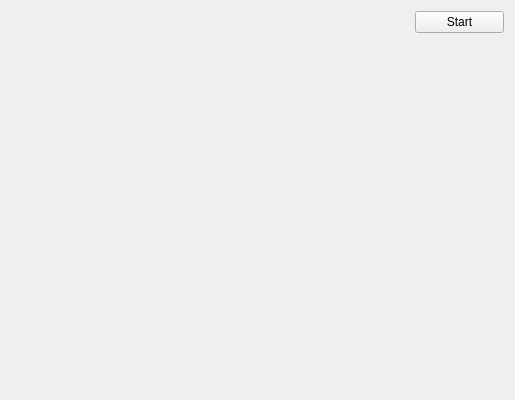
<?xml version="1.0" encoding="UTF-8"?>
<ui version="4.0">
 <class>View</class>
 <widget class="QMainWindow" name="View">
  <property name="geometry">
   <rect>
    <x>0</x>
    <y>0</y>
    <width>515</width>
    <height>400</height>
   </rect>
  </property>
  <property name="minimumSize">
   <size>
    <width>515</width>
    <height>400</height>
   </size>
  </property>
  <property name="maximumSize">
   <size>
    <width>515</width>
    <height>400</height>
   </size>
  </property>
  <property name="baseSize">
   <size>
    <width>500</width>
    <height>400</height>
   </size>
  </property>
  <property name="windowTitle">
   <string>View</string>
  </property>
  <widget class="QWidget" name="centralWidget">
   <layout class="QHBoxLayout" name="horizontalLayout">
    <item>
     <spacer name="horizontalSpacer">
      <property name="orientation">
       <enum>Qt::Horizontal</enum>
      </property>
      <property name="sizeHint" stdset="0">
       <size>
        <width>40</width>
        <height>20</height>
       </size>
      </property>
     </spacer>
    </item>
    <item>
     <widget class="QWidget" name="widget" native="true">
      <property name="minimumSize">
       <size>
        <width>100</width>
        <height>0</height>
       </size>
      </property>
      <layout class="QVBoxLayout" name="verticalLayout">
       <property name="topMargin">
        <number>0</number>
       </property>
       <property name="rightMargin">
        <number>0</number>
       </property>
       <item>
        <widget class="QPushButton" name="pbPlay">
         <property name="text">
          <string>Start</string>
         </property>
        </widget>
       </item>
       <item>
        <spacer name="verticalSpacer">
         <property name="orientation">
          <enum>Qt::Vertical</enum>
         </property>
         <property name="sizeHint" stdset="0">
          <size>
           <width>20</width>
           <height>40</height>
          </size>
         </property>
        </spacer>
       </item>
      </layout>
     </widget>
    </item>
   </layout>
  </widget>
 </widget>
 <layoutdefault spacing="6" margin="11"/>
 <resources/>
 <connections/>
</ui>
